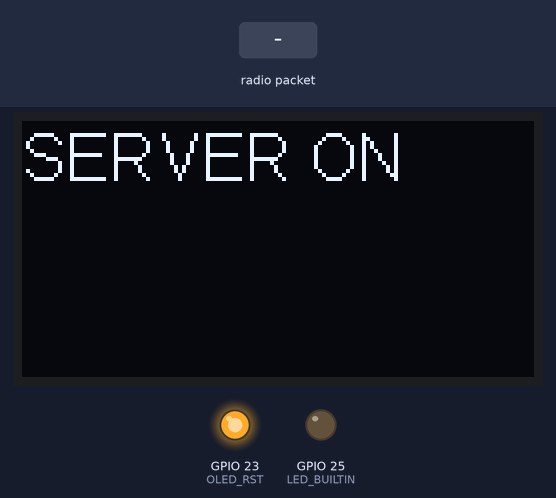
Recording of a sketch running on a simulated ESP32. Parts: 128×64 one-colour display, output pins drawn as LEDs (lit = HIGH). Inputs (shaded band) come from the test bench. WiFi joins after 1.5 s; servers stay silent unless stated; storage starts empty; random numbers use the default seed unless the sketch sets one; no radio packets arrive unless stated; no MQTT or app messages arrive unless stated; what the sketch prints to the serial monitor is not drawn.

Above: at 1.6 s.
At 3.8 s:
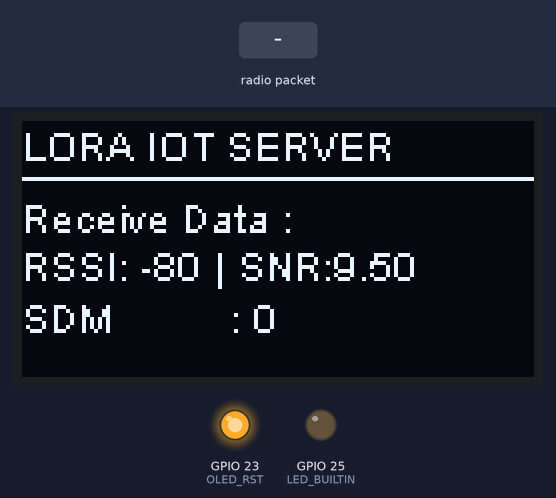
3.9 s: radio packet "SDM" arrives
At 4.09 s:
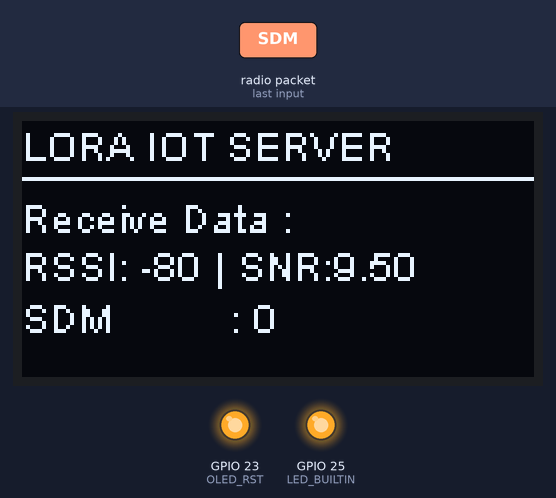
5.7 s: radio packet "1" arrives
At 5.74 s:
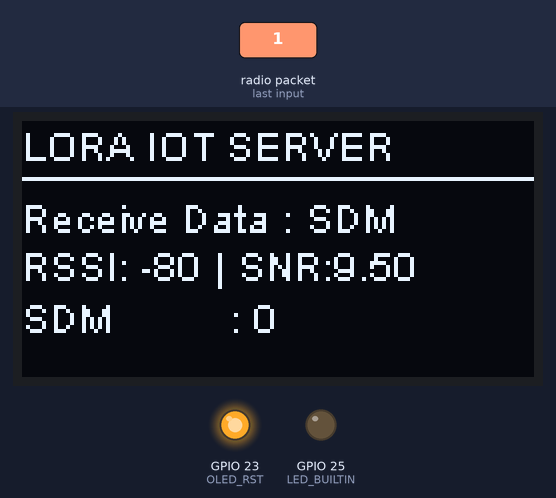
Timing chart, 0 to 8.7 s (numbered marks = the images above; inputs shaded):
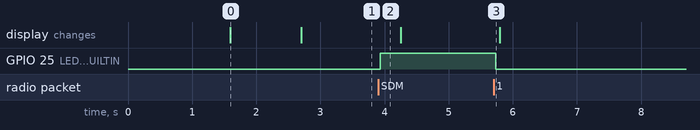

Measured:
- after the input at 3.9 s, GPIO 25 (LED_BUILTIN): LOW → HIGH at once
- after the input at 5.7 s, GPIO 25 (LED_BUILTIN): HIGH → LOW at once
- what the display in image 0 shows lasts 1.1 s, from 1.6 s to 2.7 s

The sketch:

mqtt_x_lora.ino
```cpp
// Load Library
#include <SPI.h>
#include <SD.h>
#include <LoRa.h>
#include <Wire.h>
#include "SSD1306Wire.h"
#include <WiFi.h>
#include <PubSubClient.h>

// Definisi pin untuk LoRa
#define LORA_SCK 5    // GPIO5  -- lora SCK
#define LORA_MISO 19  // GPIO19 -- lora MISO
#define LORA_MOSI 27  // GPIO27 -- lora MOSI
#define LORA_SS 18    // GPIO18 -- lora CS
#define LORA_RST 12   // GPIO12 -- RESET
#define LORA_DI0 26   // GPIO26 -- IRQ(Interrupt Request)
#define LORA_BAND 923E6
#define Node  "SDM"

// Definisi pin untuk OLED
#define OLED_SDA 21
#define OLED_SCL 22
#define OLED_RST 23

#define LED_BUILTIN 25

String induk;
long nilai;

// Initialize the OLED display using Wire library
SSD1306Wire display(0x3c, OLED_SDA, OLED_SCL);

// SPI untuk SD card
SPIClass sdSPI(VSPI);

// SPI untuk LoRa
SPIClass loraSPI(HSPI);

// Receive Package Variable
int RxDataRSSI = 0;
float RxDataSNR;
char Str1[15];
// Parsing Data
String myString;
int i;
String dt[10];
boolean parsing = false;
int simpanOn = 0;
long SDM;

// Definisi pin untuk antarmuka SPI
#define SD_CS   13   // CS pin untuk SD card module
#define SD_MOSI 15   // MOSI pin untuk SD card module
#define SD_SCK  14   // SCK pin untuk SD card module
#define SD_MISO 2    // MISO pin untuk SD card module

// Update these with values suitable for your network.
const char* ssid = "JONO";
const char* password = "susukuda";
const char* mqtt_server = "broker.mqtt-dashboard.com";

WiFiClient espClient;
PubSubClient client(espClient);
unsigned long lastMsg = 0;

void setup_wifi() {

  delay(10);
  // We start by connecting to a WiFi network
  Serial.println();
  Serial.print("Connecting to ");
  Serial.println(ssid);

  WiFi.mode(WIFI_STA);
  WiFi.begin(ssid, password);

  while (WiFi.status() != WL_CONNECTED) {
    delay(500);
    Serial.print(".");
  }

  randomSeed(micros());

  Serial.println("");
  Serial.println("WiFi connected");
  Serial.println("IP address: ");
  Serial.println(WiFi.localIP());
}

void callback(char* topic, byte* payload, unsigned int length) {
  Serial.print("Message arrived [");
  Serial.print(topic);
  Serial.print("] ");
  for (int i = 0; i < length; i++) {
    Serial.print((char)payload[i]);
  }
  Serial.println();
}

void reconnect() {
  // Loop until we're reconnected
  while (!client.connected()) {
    Serial.print("Attempting MQTT connection...");
    // Create a random client ID
    String clientId = "ESP32Client-";
    clientId += String(random(0xffff), HEX);

    // Attempt to connect
    if (client.connect(clientId.c_str())) {
      Serial.println("connected");
      client.subscribe("/esp32/mqtt/in");
    } else {
      Serial.print("failed, rc=");
      Serial.print(client.state());
      Serial.println(" try again in 5 seconds");
      // Wait 5 seconds before retrying
      delay(5000);
    }
  }
}
void setup() {
  Serial.begin(115200);
  setup_wifi();
  client.setServer(mqtt_server, 1883);
  client.setCallback(callback);
  // START aktivas Oled
  pinMode(LED_BUILTIN, OUTPUT);
  pinMode(OLED_RST, OUTPUT);
  digitalWrite(OLED_RST, LOW);    // set GPIO16 low to reset OLED
  delay(50);
  digitalWrite(OLED_RST, HIGH);   // while OLED is running, must set GPIO16 in high、

  // INISIALISASI DISPLAY
  display.init();
  display.flipScreenVertically();
  display.setFont(ArialMT_Plain_10);
  // clear the display
  display.clear();
  display.setFont(ArialMT_Plain_16);
  display.drawString(0, 0, "SERVER ON");
  display.display();
  delay(1000);
  display.clear();
  // aktivasi Oled END

  // Nyalakan serial monitor
  Serial.begin(115200);
  while (!Serial);

  // Inisialisasi SPI untuk SD card
  sdSPI.begin(SD_SCK, SD_MISO, SD_MOSI, SD_CS);

  // Inisialisasi SPI untuk LoRa
  loraSPI.begin(LORA_SCK, LORA_MISO, LORA_MOSI, LORA_SS);

  // Inisialisasi LoRa
  LoRa.setSPI(loraSPI);
  LoRa.setPins(LORA_SS, LORA_RST, LORA_DI0);
  Serial.println("LoRa Receiver");
  if (!LoRa.begin(LORA_BAND)) {
    Serial.println("Starting LoRa failed!");
    while (1);
  }
  Serial.println("LoRa Initial OK!");

  // Inisialisasi SD card
  Serial.print("Initializing SD card...");
  if (!SD.begin(SD_CS, sdSPI)) {
    Serial.println("Initialization of SD card failed!");
    while (1);
  }
  Serial.println("SD card initialized.");

  // Register the receive callback
  LoRa.onReceive(onReceive);

  // Put the radio into receive mode
  LoRa.receive();
  SDM = bacaSDMDariSD();
}

void loop() {
  if (!client.connected()) {
    reconnect();
  }
  client.loop();
  long now = millis();
  if (now - lastMsg > 10000) {

    float datasdm = SDM;
    char SDMString[100];
    dtostrf(datasdm, 1, 2, SDMString);
    Serial.print("Gedung SDM: ");
    Serial.println(SDMString);
    client.publish("/esp32-mqtt/PeruriGSDM", SDMString);
    lastMsg = now;
  }
  perbaruiScreen();
  // Menampilkan hasil
  Serial.print("Variabel Induk: ");
  Serial.println(induk);
  Serial.print("Nilai: ");
  Serial.println(nilai);
  if (simpanOn == 1) {
    if (induk == "SDM") {
      simpanSDMData();
      SDM = nilai;
    }
  }
  delay(500);
}
void onReceive(int packetSize) {
  // Received a packet
  display.clear();
  Serial.println("Received packet '");
  memset(Str1, 0, sizeof(Str1));
  // Read packet
  for (int i = 0; i < packetSize; i++) {
    Str1[i] = (char)LoRa.read();
  }
  Serial.print(Str1);
  // Print RSSI of packet
  Serial.print("' with RSSI ");
  RxDataRSSI = LoRa.packetRssi();
  RxDataSNR = LoRa.packetSnr();
  Serial.println(RxDataRSSI);
  Serial.println(RxDataSNR);
  digitalWrite(LED_BUILTIN, !digitalRead(LED_BUILTIN));
  display.clear();
  myString = String(Str1);
  Serial.println(myString);
  if (myString.length() > 0) {
    int separatorIndex = myString.indexOf('|');
    // Memisahkan variabel induk dan nilai berdasarkan posisi pemisah
    induk = myString.substring(0, separatorIndex);
    String nilai_str = myString.substring(separatorIndex + 1);

    // Konversi nilai dari string ke integer
    nilai = nilai_str.toInt();
    simpanOn = 1;
  }
}

void perbaruiScreen() {
  display.clear();
  // Line 1
  display.setFont(ArialMT_Plain_10);
  display.drawString(0, 0, "LORA IOT SERVER");
  // Line 2
  display.setFont(ArialMT_Plain_10);
  display.drawString(0, 3, "___________________________________________");
  // Line 3
  display.setFont(ArialMT_Plain_10);
  display.drawString(0, 18, "Receive Data : " + String(Str1));
  display.setTextAlignment(TEXT_ALIGN_LEFT);
  // Line 4
  display.setFont(ArialMT_Plain_10);
  display.drawString(0, 30, "RSSI: " + String(LoRa.packetRssi()) + " | SNR:" + String(LoRa.packetSnr()));
  // Line 6
  display.setFont(ArialMT_Plain_10);
  display.drawString(0, 43, "SDM          : " + String(SDM));
  display.display();
}

void simpanSDMData() {
  SDM = nilai;
  // Rekam data kedalam file excel "SDM.csv"
  File dataFile = SD.open("/SDM.csv", FILE_APPEND);
  if (dataFile) {
    dataFile.println(nilai);
    dataFile.close();
    Serial.println("Data written to SD card.");
  } else {
    Serial.println("Error opening SDM.csv");
  }
  simpanOn = 0;
}

int bacaSDMDariSD() {
  int lastCounter = 0;
  File dataFile = SD.open("/SDM.csv", FILE_READ);
  if (dataFile) {
    while (dataFile.available()) {
      String line = dataFile.readStringUntil('\n');
      if (line.length() > 0) {
        lastCounter = line.toInt();
      }
    }
    dataFile.close();
    Serial.println("Last counter read from SD card: " + String(lastCounter));
  } else {
    Serial.println("Error opening SDM.csv to read last counter.");
  }
  return lastCounter;
}
```
